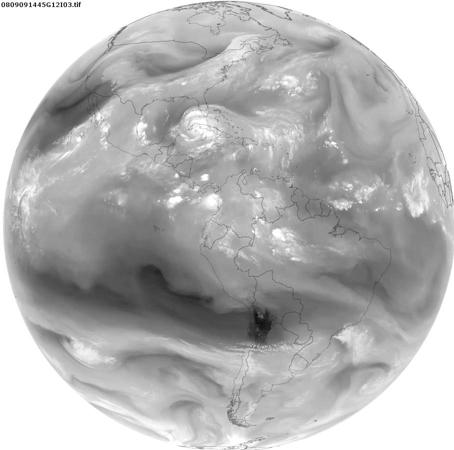
%> input picture Individual_main_codes/Cyclone detection and error maping(Hurricane Ike)/Output_single_fulldisk_BW/15.jpg, 454 x 450 px, given in place of 2.jpg, which was not available
$ octave Main_run.m   (GNU Octave 9; MATLAB toolbox functions it lacks are replaced by stand-ins)
%> lines starting %> are read from the running program, lines starting %| are printed output that depends on the picture; pictures that were not available may be replaced by others from this repository, and a replacement may not be noted
### Individual_main_codes/Cyclone detection and error maping(Hurricane Ike)/Auto_correlation_template_matchimg_step_1/template_matching.m
function [I_SSD,I_NCC,Idata]=template_matching(T,I,IdataIn)
% TEMPLATE_MATCHING is a cpu efficient function which calculates matching
% score images between template and an (color) 2D or 3D image.
% It calculates:
% - The sum of squared difference (SSD Block Matching), robust template
%   matching.
% - The normalized cross correlation (NCC), independent of illumination,
%   only dependent on texture
% The user can combine the two images, to get template matching which
% works robust with his application.
% Both measures are implemented using FFT based correlation.
%
%   [I_SSD,I_NCC,Idata]=template_matching(T,I,Idata)
%
% inputs,
%   T : Image Template, can be grayscale or color 2D or 3D.
%   I : Color image, can be grayscale or color 2D or 3D.
%  (optional)
%   Idata : Storage of temporary variables from the image I, to allow
%           faster search for multiple templates in the same image.
%
% outputs,
%   I_SSD: The sum of squared difference 2D/3D image. The SSD sign is
%          reversed and normalized to range [0 1]
%   I_NCC: The normalized cross correlation 2D/3D image. The values
%          range between 0 and 1
%   Idata : Storage of temporary variables from the image I, to allow
%           faster search for multiple templates in the same image.
%
% Example 2D,
%   % Find maximum response
%    I = im2double(imread('lena.jpg'));
%   % Template of Eye Lena
%    T=I(124:140,124:140,:);
%   % Calculate SSD and NCC between Template and Image
%    [I_SSD,I_NCC]=template_matching(T,I);
%   % Find maximum correspondence in I_SDD image
%    [x,y]=find(I_SSD==max(I_SSD(:)));
%   % Show result
%    figure,
%    subplot(2,2,1), imshow(I); hold on; plot(y,x,'r*'); title('Result')
%    subplot(2,2,2), imshow(T); title('The eye template');
%    subplot(2,2,3), imshow(I_SSD); title('SSD Matching');
%    subplot(2,2,4), imshow(I_NCC); title('Normalized-CC');
%
% Example 3D,
%   % Make some random data
%    I=rand(50,60,50);
%   % Get a small volume as template
%    T=I(20:30,20:30,20:30);
%   % Calculate SDD between template and image
%    I_SSD=template_matching(T,I);
%   % Find maximum correspondence
%    [x,y,z]=ind2sub(size(I_SSD),find(I_SSD==max(I_SSD(:))));
%    disp(x);
%    disp(y);
%    disp(z);
%
% Function is written by D.Kroon University of Twente (February 2011)

if(nargin<3), IdataIn=[]; end

% Convert images to double
T=double(T); I=double(I);
if(size(T,3)==3)
    % Color Image detected
    [I_SSD,I_NCC,Idata]=template_matching_color(T,I,IdataIn);
else
    % Grayscale image or 3D volume
    [I_SSD,I_NCC,Idata]=template_matching_gray(T,I,IdataIn);
end

% [9 lines left out: function template_matching_color, not called in this run]


function [I_SSD,I_NCC,Idata]=template_matching_gray(T,I,IdataIn)
% Calculate correlation output size  = input size + padding template
T_size = size(T); I_size = size(I);
outsize = I_size + T_size-1;

% calculate correlation in frequency domain
if(length(T_size)==2)
    FT = fft2(rot90(T,2),outsize(1),outsize(2));
    if(isempty(IdataIn))
        Idata.FI = fft2(I,outsize(1),outsize(2));
    else
        Idata.FI=IdataIn.FI;
    end
    Icorr = real(ifft2(Idata.FI.* FT));
else
    FT = fftn(rot90_3D(T),outsize);
    FI = fftn(I,outsize);
    Icorr = real(ifftn(FI.* FT));
end

% Calculate Local Quadratic sum of Image and Template
if(isempty(IdataIn))
    Idata.LocalQSumI= local_sum(I.*I,T_size);
else
    Idata.LocalQSumI=IdataIn.LocalQSumI;
end

QSumT = sum(T(:).^2);

% SSD between template and image
I_SSD=Idata.LocalQSumI+QSumT-2*Icorr;

% Normalize to range 0..1
I_SSD=I_SSD-min(I_SSD(:));
I_SSD=1-(I_SSD./max(I_SSD(:)));

% Remove padding
I_SSD=unpadarray(I_SSD,size(I));

if (nargout>1)
    % Normalized cross correlation STD
    if(isempty(IdataIn))
        Idata.LocalSumI= local_sum(I,T_size);
    else
        Idata.LocalSumI=IdataIn.LocalSumI;
    end

    % Standard deviation
    if(isempty(IdataIn))
        Idata.stdI=sqrt(max(Idata.LocalQSumI-(Idata.LocalSumI.^2)/numel(T),0) );
    else
        Idata.stdI=IdataIn.stdI;
    end
    stdT=sqrt(numel(T)-1)*std(T(:));
    % Mean compensation
    meanIT=Idata.LocalSumI*sum(T(:))/numel(T);
    I_NCC= 0.5+(Icorr-meanIT)./ (2*stdT*max(Idata.stdI,stdT/1e5));

    % Remove padding
    I_NCC=unpadarray(I_NCC,size(I));
end

function T=rot90_3D(T)
T=flipdim(flipdim(flipdim(T,1),2),3);

function B=unpadarray(A,Bsize)
Bstart=ceil((size(A)-Bsize)/2)+1;
Bend=Bstart+Bsize-1;
if(ndims(A)==2)
    B=A(Bstart(1):Bend(1),Bstart(2):Bend(2));
elseif(ndims(A)==3)
    B=A(Bstart(1):Bend(1),Bstart(2):Bend(2),Bstart(3):Bend(3));
end

function local_sum_I= local_sum(I,T_size)
% Add padding to the image
B = padarray(I,T_size);

% Calculate for each pixel the sum of the region around it,
% with the region the size of the template.
if(length(T_size)==2)
    % 2D localsum
    s = cumsum(B,1);
    c = s(1+T_size(1):end-1,:)-s(1:end-T_size(1)-1,:);
    s = cumsum(c,2);
    local_sum_I= s(:,1+T_size(2):end-1)-s(:,1:end-T_size(2)-1);
else
    % 3D Localsum
    s = cumsum(B,1);
    c = s(1+T_size(1):end-1,:,:)-s(1:end-T_size(1)-1,:,:);
    s = cumsum(c,2);
    c = s(:,1+T_size(2):end-1,:)-s(:,1:end-T_size(2)-1,:);
    s = cumsum(c,3);
    local_sum_I  = s(:,:,1+T_size(3):end-1)-s(:,:,1:end-T_size(3)-1);
end

### Individual_main_codes/Cyclone detection and error maping(Hurricane Ike)/Auto_correlation_template_matchimg_step_1/Main_run.m
clc;
clear all;
close all;
color_img_pathname = 'E:\Image Processing\Cyclone detection\cyclone db\Output_single_fulldisk_BW\';
initial_frame_number = 2;
final_frame_number = 48;
for i = initial_frame_number : final_frame_number
    A = imread(strcat(color_img_pathname, num2str(i),'.jpg'));
%> A is the input picture: size 450x454x3 uint8; min 8, max 255, mean 181.5
display(i);
%A=im2double(imread('15.jpg'));
I=rgb2gray(A);
%I=im2bw(I, 0.5);
   % Template of Eye Lena
    T = imread('template.jpg');
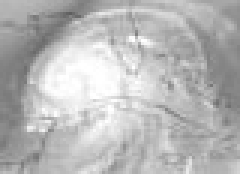
%> input picture Individual_main_codes/Cyclone detection and error maping(Hurricane Ike)/Auto_correlation_template_matchimg_step_1/template.jpg, 80 x 58 px (shown 3 times larger)
%> T is the input picture: size 58x80x3 uint8; min 94, max 255, mean 183.4
    T=rgb2gray(T);
%> T: size 58x80 uint8
%T=im2bw(T, 0.5);
   % Calculate SSD and NCC between Template and Image
    [I_SSD,I_NCC]=template_matching(T,I);
%> in local_sum, `local_sum_I= s(:,1+T_size(2):end-1)-s(:,1:end-T_size(2)-1);`:
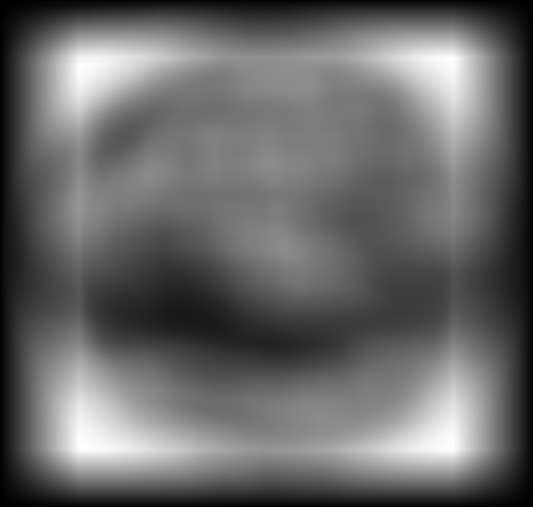
%> local_sum_I: size 507x533 double; min 64009, max 301635688, mean 124666876; drawn with min black and max white
%> in template_matching_gray, `QSumT = sum(T(:).^2);`: QSumT = 161646195
%> in template_matching_gray, `Idata.stdI=sqrt(max(Idata.LocalQSumI-(Idata.LocalSumI.^2)/numel(T),0) );`:
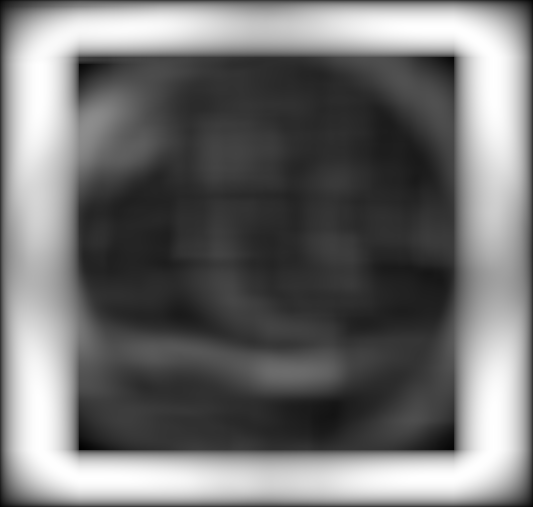
%> Idata.stdI: size 507x533 double; min 47.98, max 8685, mean 3880.8; drawn with min black and max white
%> in template_matching_gray, `stdT=sqrt(numel(T)-1)*std(T(:));`: stdT = 2349.2
%> in template_matching_gray, `I_NCC= 0.5+(Icorr-meanIT)./ (2*stdT*max(Idata.stdI,stdT/1e5));`:
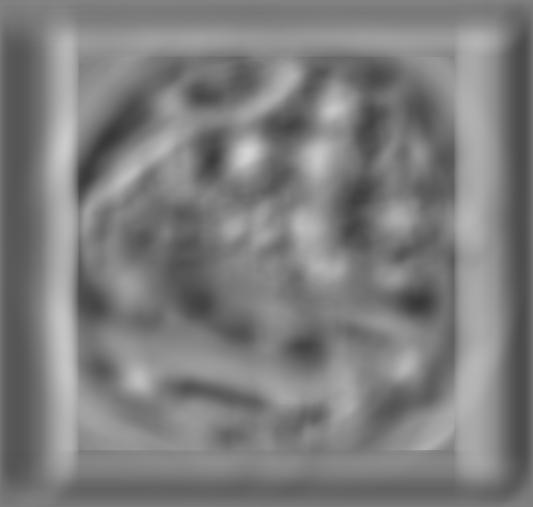
%> I_NCC: size 507x533 double; min 0.218, max 0.832, mean 0.493
%> call 2 of unpadarray, with Bsize = [450 454]
%> in unpadarray (call 2), `B=A(Bstart(1):Bend(1),Bstart(2):Bend(2));`:
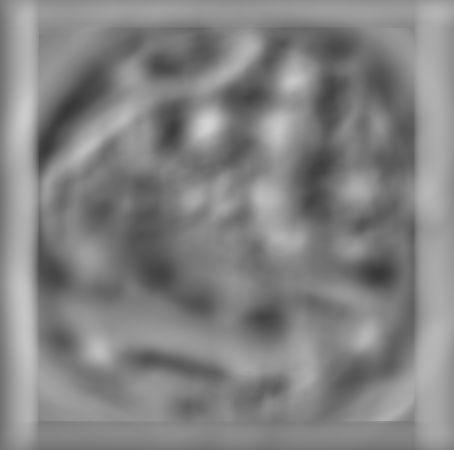
%> B: size 450x454 double; min 0.218, max 0.832, mean 0.516
   % Find maximum correspondence in I_SDD image
    [x,y]=find(I_NCC==max(I_NCC(:)));
%> x = 124; y = 209
   % Show result
    figure(1),
     imshow(A); hold on; plot(y,x,'r*'); title('Result');hold off;
%> after `title('Result')`:
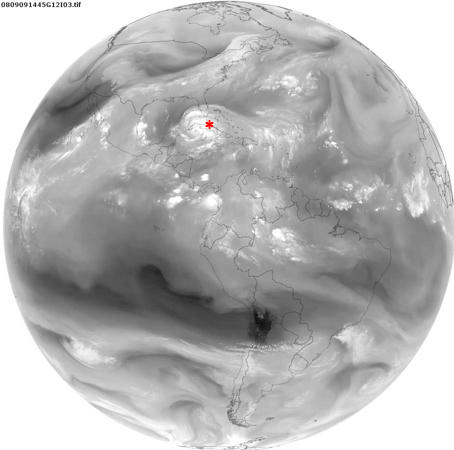
%> figure redrawn from the program's plot data; its title reads 'Result'
   display(x);
%| x = 124
    %  display(y);
   %% Crop Image Using Submatrix Operation
                        %select two cursor points
    [m n]= size(I);
%> m = 450; n = 454

   r1 = 50-x; c1 = 50-y;
%> after `r1 = 50-x`: r1 = -74
%> after `c1 = 50-y`: c1 = -159
   if(r1<0)
       r1=(-1)*r1;
%> r1 = 74
   end
   if(c1<0)
       c1=(-1)*c1;
%> c1 = 159
   end


       %get first cursor point = first corner of the rectangle
   r2 = x+50; c2 = y+50;
%> after `r2 = x+50`: r2 = 174
%> after `c2 = y+50`: c2 = 259
   if(r2>m)
       r2=m;
   end
    if(c2>n)
       c2=n;
   end
   %get second cursor point = second corner of the rectangle
   b = A(r1:r2,c1:c2,:);                    %create the sub-matrix
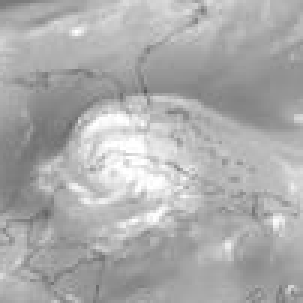
%> b: size 101x101x3 uint8 (shown 3 times larger); min 91, max 255, mean 172.2
%> (the run ends here)
